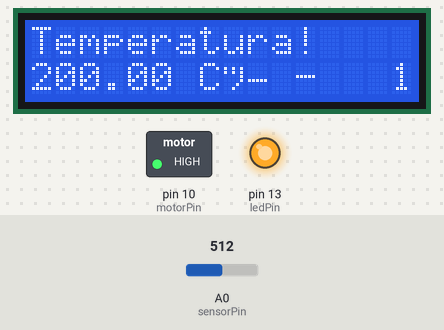
A sketch run on a simulated Arduino Uno, built with avr-gcc and run on an emulated ATmega328P. On the bench: 16×2 character LCD, switched loads named in the sketch (green lamp = pin HIGH), output pins drawn as LEDs (lit = HIGH). Inputs (shaded band) come from the test bench; at power-on: A0 (sensorPin) = 512.

Above: at 1.2 s.
1.3 s: A0 (sensorPin) set to 166
At 2.8 s:
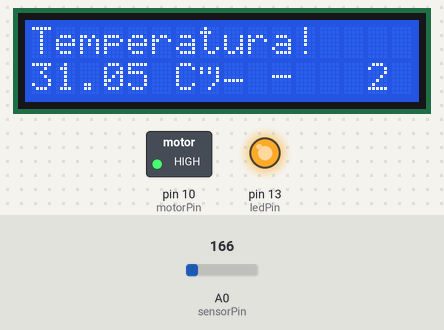
5.4 s: A0 (sensorPin) set to 142
At 6.8 s:
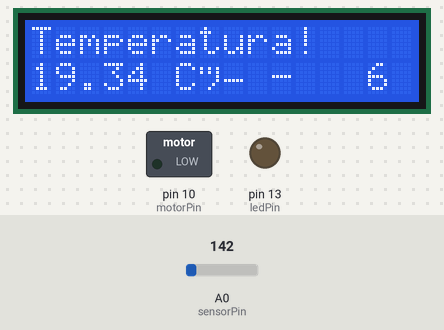
9.5 s: A0 (sensorPin) set to 109
At 10.8 s:
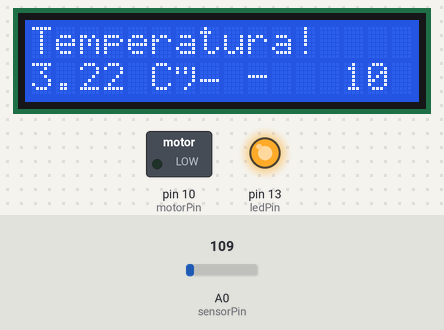
13.6 s: A0 (sensorPin) set to 16
At 15.0 s:
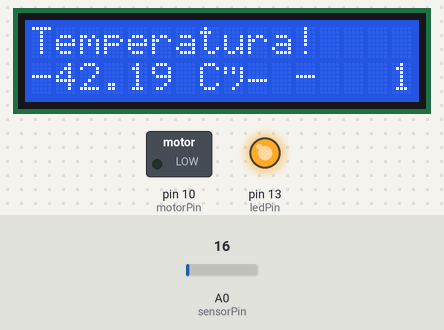
15.6 s: A0 (sensorPin) set to 77
At 16.8 s:
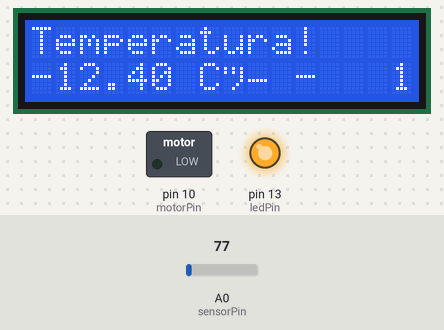
17.6 s: A0 (sensorPin) set to 87
At 18.5 s:
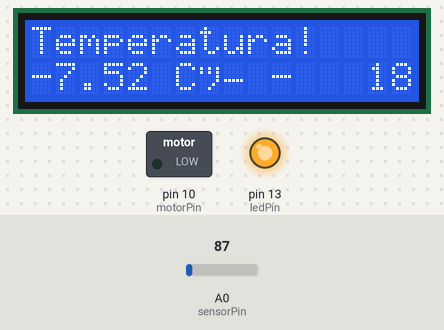
Timing chart, 0 to 20.6 s (numbered marks = the images above; inputs shaded):
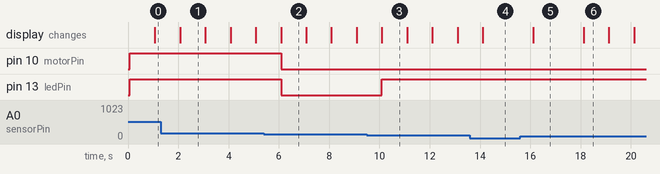

The sketch:

temp_lcd1.ino
```cpp
#include <LiquidCrystal.h>

 int ledPin = 13;
 int motorPin = 10;
 int sensorPin = A0;

int seconds = 0;

LiquidCrystal lcd(12, 11, 5, 4, 3, 2);

float temperature;

void setup() {
  pinMode(ledPin, OUTPUT);
  pinMode(motorPin, OUTPUT);
  Serial.begin(9600);
  lcd.begin(16, 2);
  lcd.print("Temperatura!");
}

void loop() {
  int sensorValue = analogRead(sensorPin);

  temperature = (sensorValue * (500.0 / 1024.0)) - 50.0;

  lcd.setCursor(0, 1);
  lcd.print(temperature);
  lcd.println(" C° - ");
  lcd.println(seconds);

  if (temperature <= 10.0) {
    digitalWrite(ledPin, HIGH);
    digitalWrite(motorPin, LOW);
  } else if (temperature > 10.0 && temperature < 26.0) {
    digitalWrite(ledPin, LOW);
    digitalWrite(motorPin, LOW);
  } else if (temperature >= 26.0) {
    digitalWrite(ledPin, HIGH);
    digitalWrite(motorPin, HIGH);
  }

  seconds++;

  delay(1000);
}
```

Measured:
- the behaviour switches between 156 and 155 on A0 (sensorPin) (found by bisection; images 1 and 2)
- the behaviour switches between 123 and 122 on A0 (sensorPin) (found by bisection; images 2 and 3)
- the behaviour switches between 81 and 82 on A0 (sensorPin) (found by bisection; images 5 and 6)
- after the input at 1.3 s, the display: changes after 0.77 s (image 1)
- after the input at 5.4 s, pin 10 (motorPin), pin 13 (ledPin): HIGH → LOW after 0.69 s
- after the input at 9.5 s, pin 13 (ledPin): LOW → HIGH after 0.60 s
- after the input at 13.6 s, the display: changes after 0.51 s (image 4)
- after the input at 15.6 s, the display: changes after 0.52 s (image 5)
- after the input at 17.6 s, the display: changes after 0.52 s (image 6)
